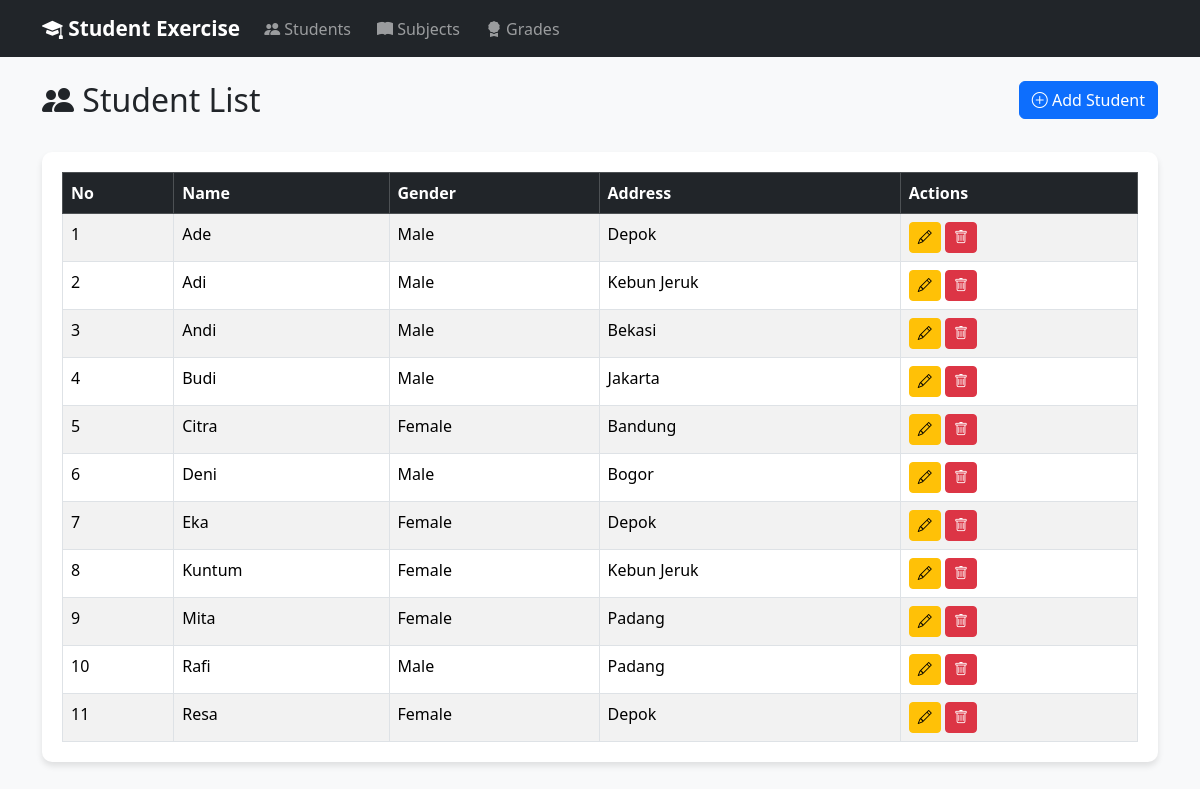
The page / on the database its author committed.
### tables this page shows
CREATE TABLE `student`  (
  `uuid` char(36) NOT NULL DEFAULT 'uuid()',
  `name` varchar(100) NOT NULL,
  `gender` varchar(10) NULL DEFAULT NULL,
  `address` text NULL,
  PRIMARY KEY (`uuid`) USING BTREE,
  UNIQUE INDEX `unique_student_name`(`name` ASC) USING BTREE
);

### index.php (the view, shortened to what this page needs)
<?php include("header.php"); ?>
<?php include("dbconnect.php"); ?>
<div class="row mb-4">
    <div class="col-md-6"><h2><i class="bi bi-people-fill"></i> Student List</h2></div>
    <div class="col-md-6 text-end">
        <button class="btn btn-primary" data-bs-toggle="modal" data-bs-target="#addModal"><i class="bi bi-plus-circle"></i> Add Student</button>
    </div>
</div>
<div class="card"><div class="card-body">
<table class="table table-striped table-bordered table-hover">
<thead class="table-dark"><tr><th>No</th><th>Name</th><th>Gender</th><th>Address</th><th>Actions</th></tr></thead>
<tbody>
<?php
$result = mysqli_query($conn, "SELECT * FROM student ORDER BY name");
$no = 1;
while ($row = mysqli_fetch_assoc($result)) {
    $uid = $row["uuid"];
    echo "<tr><td>".$no++."</td><td>".htmlspecialchars($row["name"])."</td><td>".htmlspecialchars($row["gender"])."</td><td>".htmlspecialchars($row["address"])."</td>";
    echo "<td><button class='btn btn-warning btn-sm' data-bs-toggle='modal' data-bs-target='#e$uid'><i class='bi bi-pencil'></i></button> ";
    echo "<button class='btn btn-danger btn-sm' onclick='confirmDelete($uid)'><i class='bi bi-trash'></i></button></td></tr>";
?>
<?php } ?>
</tbody></table></div></div>
<?php include("footer.php"); ?>

### header.php (shortened to what this page needs)
<!DOCTYPE html>
<html lang="en">
<head>
    <link href="https://cdn.jsdelivr.net/npm/bootstrap@5.3.8/dist/css/bootstrap.min.css" rel="stylesheet">
    <link rel="stylesheet" href="https://cdn.jsdelivr.net/npm/bootstrap-icons@1.11.3/font/bootstrap-icons.min.css">
    <link rel="stylesheet" href="style.css">
</head>
<body>
    <nav class="navbar navbar-expand-lg navbar-dark bg-dark">
        <div class="container">
            <a class="navbar-brand" href="index.php">
                <i class="bi bi-mortarboard-fill"></i> Student Exercise
            </a>
            <div class="collapse navbar-collapse" id="navbarNav">
                <ul class="navbar-nav">
                    <li class="nav-item">
                        <a class="nav-link" href="index.php">
                            <i class="bi bi-people-fill"></i> Students
                        </a>
                    </li>
                    <li class="nav-item">
                        <a class="nav-link" href="subjects.php">
                            <i class="bi bi-book-fill"></i> Subjects
                        </a>
                    </li>
                    <li class="nav-item">
                        <a class="nav-link" href="grades.php">
                            <i class="bi bi-award-fill"></i> Grades
                        </a>
                    </li>
                </ul>
            </div>
        </div>
    </nav>
    <div class="container mt-4">

### footer.php (shortened to what this page needs)
    </div>
</body>
</html>

### style.css (style rules this page uses)
body { background-color: #f8f9fa; }
.navbar-brand { font-weight: bold; font-size: 1.3rem; }
.nav-link { margin-right: 10px; }
.card { box-shadow: 0 4px 6px rgba(0, 0, 0, 0.1); border: none; border-radius: 10px; }
.card-body { padding: 20px; }
.table { margin-bottom: 0; }
.table th { font-weight: 600; }
.btn-primary { background-color: #0d6efd; border-color: #0d6efd; }

### rows shown on the page
student: name "Ade", gender "Male", address "Depok"
student: name "Adi", gender "Male", address "Kebun Jeruk"
student: name "Andi", gender "Male", address "Bekasi"
student: name "Budi", gender "Male", address "Jakarta"
student: name "Citra", gender "Female", address "Bandung"
student: name "Deni", gender "Male", address "Bogor"
student: name "Eka", gender "Female", address "Depok"
student: name "Kuntum", gender "Female", address "Kebun Jeruk"
student: name "Mita", gender "Female", address "Padang"
student: name "Rafi", gender "Male", address "Padang"
student: name "Resa", gender "Female", address "Depok"
